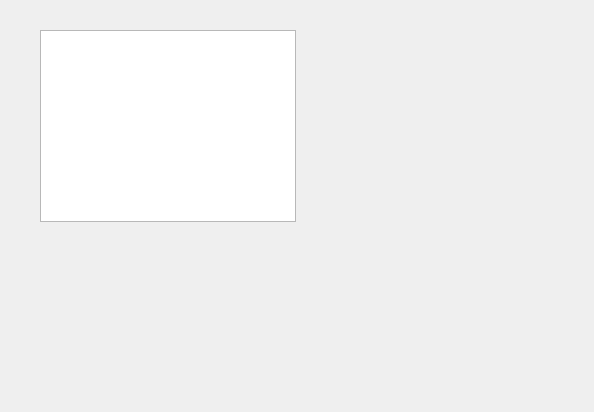
<?xml version="1.0" encoding="UTF-8"?>
<ui version="4.0">
 <class>formAide</class>
 <widget class="QWidget" name="formAide">
  <property name="geometry">
   <rect>
    <x>0</x>
    <y>0</y>
    <width>594</width>
    <height>412</height>
   </rect>
  </property>
  <property name="windowTitle">
   <string>Aide MindPass</string>
  </property>
  <widget class="QListView" name="listView">
   <property name="geometry">
    <rect>
     <x>40</x>
     <y>30</y>
     <width>256</width>
     <height>192</height>
    </rect>
   </property>
  </widget>
 </widget>
 <resources/>
 <connections/>
</ui>
